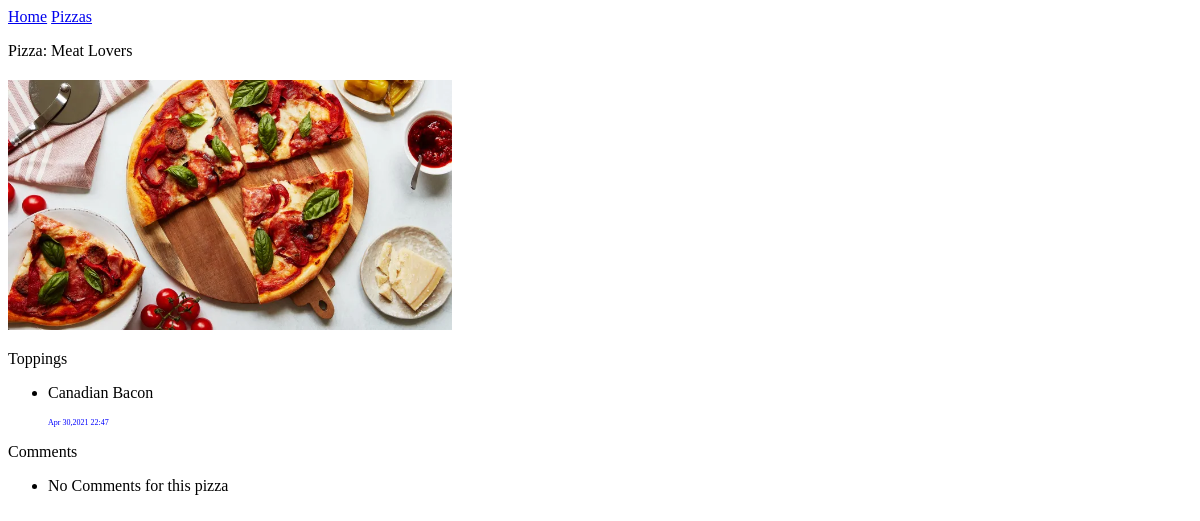
The page /pizzas/2/ on the database as committed earlier.
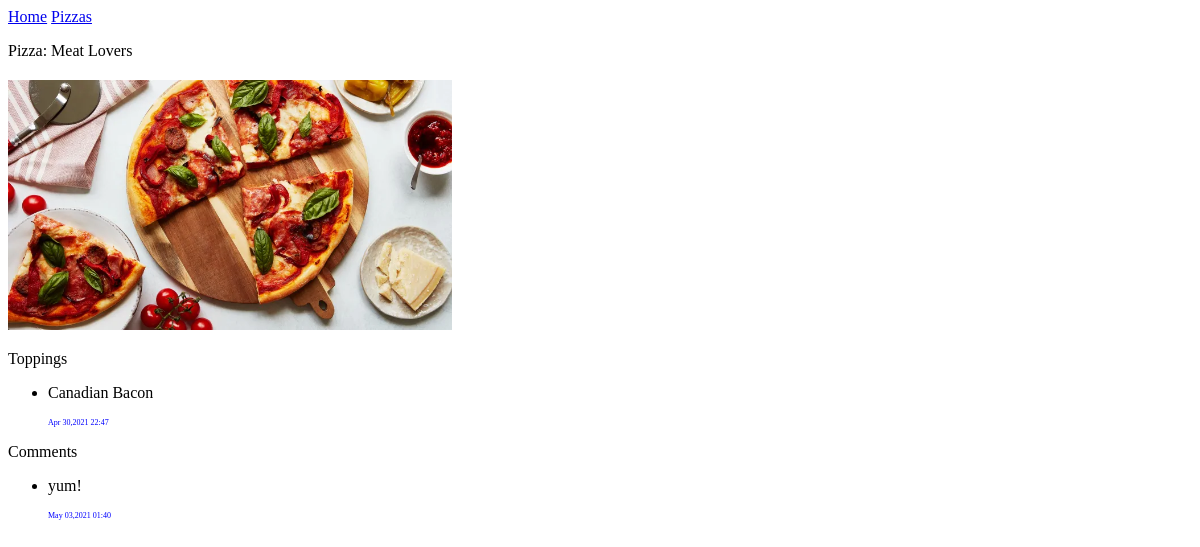
The same page on the database as committed later.
### pizzas/models.py (models this page shows, shortened)
class Topping(models.Model):
    pizza = models.ForeignKey(Pizza, on_delete = models.CASCADE)
    name = models.TextField()
    date_added = models.DateTimeField(auto_now_add=True)
    class Meta: #holds extra info for managing a model and set special attributes
        verbose_name_plural = 'toppings'

class Comment(models.Model):
    pizza = models.ForeignKey(Pizza, on_delete = models.CASCADE)
    text = models.TextField()
    date_added = models.DateTimeField(auto_now_add=True)
    class Meta:
        verbose_name_plural = 'comments'

### pizzas/views.py (the view)
def pizza(request, pizza_id):
    pizza = Pizza.objects.get(id = pizza_id)
    toppings=pizza.topping_set.order_by('-date_added')
    comments=pizza.comment_set.order_by('-date_added')
    context={'pizza':pizza, 'toppings':toppings,'comments':comments }
    return render(request, 'pizzas/pizza.html',context)

### pizzas/models.py (called while the page is built)
    def __str__(self): #Return String Representation of the Model
        return self.name

### pizzas/templates/pizzas/pizza.html
{% extends "pizzas/base.html" %}
{% block content %}
<p>Pizza: {{ pizza }}</p>
<h2><img src="{{pizza.image.url}}" class="img-thumbnail" style="max-height:250px;" alt=""></h2>
<div>Toppings</div>
<ul>
    {% for topping in toppings %}
    <li>
        <p>{{topping.name|linebreaks}}</p>
        <p style="color:blue;font-size:8px;">{{topping.date_added|date:'M d,Y H:i'}}</p>
    </li>
    {% empty %}
    <li>No toppings for this pizza </li>
    {% endfor %}
</ul>
<div>Comments</div>
<ul>
    {% for comment in comments %}
    <li>
        <p>{{ comment.text }}</p>
        <p style="color:blue;font-size:8px;">{{comment.date_added|date:'M d,Y H:i'}}</p>
    </li>
    {% empty %}
    <li>No Comments for this pizza </li>
    {% endfor %}
</ul>
{% endblock content %}

Rows that differ between the two databases and show on the page:
added Comment: text "yum!", date_added "May 03,2021 01:40"
Other text that changed with them:
text no longer shown: "No Comments for this pizza"
